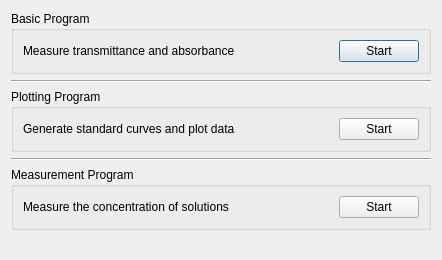
<?xml version="1.0" encoding="UTF-8"?>
<ui version="4.0">
 <class>startupDialog</class>
 <widget class="QDialog" name="startupDialog">
  <property name="geometry">
   <rect>
    <x>0</x>
    <y>0</y>
    <width>442</width>
    <height>260</height>
   </rect>
  </property>
  <property name="sizePolicy">
   <sizepolicy hsizetype="Fixed" vsizetype="Fixed">
    <horstretch>0</horstretch>
    <verstretch>0</verstretch>
   </sizepolicy>
  </property>
  <property name="minimumSize">
   <size>
    <width>442</width>
    <height>260</height>
   </size>
  </property>
  <property name="maximumSize">
   <size>
    <width>442</width>
    <height>260</height>
   </size>
  </property>
  <property name="windowTitle">
   <string>IO Rodeo Colorimeter</string>
  </property>
  <layout class="QVBoxLayout" name="verticalLayout">
   <item>
    <widget class="QGroupBox" name="groupBox">
     <property name="title">
      <string>Basic Program</string>
     </property>
     <layout class="QHBoxLayout" name="horizontalLayout">
      <item>
       <widget class="QLabel" name="label">
        <property name="text">
         <string>Measure transmittance and absorbance</string>
        </property>
       </widget>
      </item>
      <item>
       <spacer name="horizontalSpacer">
        <property name="orientation">
         <enum>Qt::Horizontal</enum>
        </property>
        <property name="sizeHint" stdset="0">
         <size>
          <width>40</width>
          <height>20</height>
         </size>
        </property>
       </spacer>
      </item>
      <item>
       <widget class="QPushButton" name="basicPushButton">
        <property name="text">
         <string>Start</string>
        </property>
       </widget>
      </item>
     </layout>
    </widget>
   </item>
   <item>
    <widget class="Line" name="line">
     <property name="orientation">
      <enum>Qt::Horizontal</enum>
     </property>
    </widget>
   </item>
   <item>
    <widget class="QGroupBox" name="groupBox_2">
     <property name="title">
      <string>Plotting Program</string>
     </property>
     <layout class="QHBoxLayout" name="horizontalLayout_2">
      <item>
       <widget class="QLabel" name="label_2">
        <property name="text">
         <string>Generate standard curves and plot data</string>
        </property>
       </widget>
      </item>
      <item>
       <spacer name="horizontalSpacer_2">
        <property name="orientation">
         <enum>Qt::Horizontal</enum>
        </property>
        <property name="sizeHint" stdset="0">
         <size>
          <width>40</width>
          <height>20</height>
         </size>
        </property>
       </spacer>
      </item>
      <item>
       <widget class="QPushButton" name="plotPushButton">
        <property name="text">
         <string>Start</string>
        </property>
       </widget>
      </item>
     </layout>
    </widget>
   </item>
   <item>
    <widget class="Line" name="line_2">
     <property name="orientation">
      <enum>Qt::Horizontal</enum>
     </property>
    </widget>
   </item>
   <item>
    <widget class="QGroupBox" name="groupBox_3">
     <property name="title">
      <string>Measurement Program</string>
     </property>
     <layout class="QHBoxLayout" name="horizontalLayout_3">
      <item>
       <widget class="QLabel" name="label_3">
        <property name="text">
         <string>Measure the concentration of solutions </string>
        </property>
       </widget>
      </item>
      <item>
       <spacer name="horizontalSpacer_3">
        <property name="orientation">
         <enum>Qt::Horizontal</enum>
        </property>
        <property name="sizeHint" stdset="0">
         <size>
          <width>40</width>
          <height>20</height>
         </size>
        </property>
       </spacer>
      </item>
      <item>
       <widget class="QPushButton" name="measurePushButton">
        <property name="text">
         <string>Start</string>
        </property>
       </widget>
      </item>
     </layout>
    </widget>
   </item>
   <item>
    <spacer name="verticalSpacer">
     <property name="orientation">
      <enum>Qt::Vertical</enum>
     </property>
     <property name="sizeHint" stdset="0">
      <size>
       <width>20</width>
       <height>14</height>
      </size>
     </property>
    </spacer>
   </item>
  </layout>
 </widget>
 <resources/>
 <connections/>
</ui>
